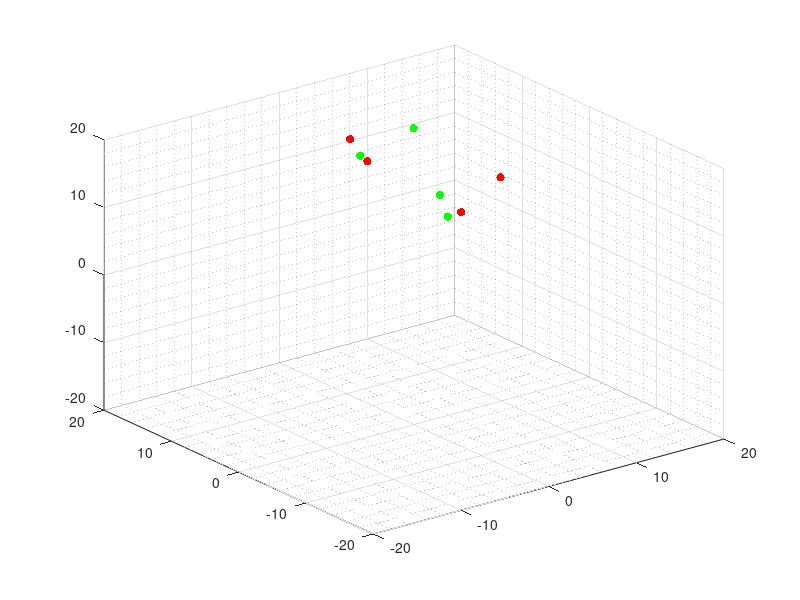

The MATLAB source for this figure: (Note: this script raises an error after producing the figure.)
% =========================================================================
% SIMULACIÓN DEL PROBLEMA DE FORMACIÓN EN 3D
% =========================================================================
% Autor: Kenneth Andree Aldana Corado
% Última modificación: 08/09/2022
% Basado en: "Simulación de control de formación sin modificaciones"
% de Andrea Maybell Peña Echeverría
% (MODELO 0)
% =========================================================================
% El siguiente script implementa la simulación de la ecuación 
% de consenso para el caso del consenso en una formación.
% =========================================================================

%% Inicialización del mundo
gridsize = 20;
initsize = 15;
N = 8;
dt = 0.01;
T = 20;

% Inicialización de la posición de los agentes
X = initsize*rand(3,N);
Xi = X;

% Inicialización de la velocidad de los agentes
V = zeros(3,N);

%% Grafico de posición inicial de los agentes
%  Se utiliza distinción de color por agentes
%    Rojo:    agente 1
%    Verde:   agente 2
%    Azul:    agente 3
%    Negro:   agente 4
color = [255 0 0;
         255 0 0;
         255 0 0;
         255 0 0;
         0 255 0;
         0 255 0;
         0 255 0;
         0 255 0];    
agents = scatter3(X(1,:),X(2,:),X(3,:),[],color,'filled');
grid minor;
xlim([-gridsize, gridsize]);
ylim([-gridsize, gridsize]);
zlim([-gridsize, gridsize]);

%% Selección matriz y parámetros del sistema
d = MatrizF(2);    % matriz de formación
r = 5;               % radio agentes
R = 20;              % rango sensor
VelMax = 10;         % velocidad máxima

%% Inicialización de simulación
t = 0;
ciclos = 1;
historico = zeros(100*T,N);
hX = zeros(100*T,N);
hY = zeros(100*T,N);
hZ = zeros(100*T,N);
cambio = 0;

while(t < T)
    for i = 1:N
        E = 0;
        for j = 1:N
            dist = X(:,i)- X(:,j); % vector xi - xj
            mdist = norm(dist);    % norma euclidiana vector xi - xj
            dij = d(i,j);        % distancia deseada entre agentes i y j
            
            % Peso añadido a la ecuación de consenso
            if(mdist == 0)
                w = 0;
            else
                w = (mdist - dij)/mdist;
            end
            % Tensión de aristas entre agentes
            E = E + w.*dist;
        end
       
        % Actualización de velocidad
        V(:,i) = -1*E;

    end

    % Al llegar muy cerca de la posición deseada realizar cambio de control
    if(norm(V) < 0.2)
        cambio = cambio + 1;
    end
    % Actualización de la posición de los agentes
    X = X + V*dt;
    
    % Almacenamiento de variables para graficar
    for a = 1:N
        hX(ciclos,a)= X(1,a);
        hY(ciclos,a)= X(2,a);
        hZ(ciclos,a)= X(3,a);
    end
    historico(ciclos,:) = (sum(V.^2,1)).^0.5;
    
    % Se actualiza la gráfica, se muestra el movimiento y se incrementa el
    % tiempo
    agents.XData = X(1,:);
    agents.YData = X(2,:);
    agents.ZData = X(3,:);
    pause(dt);
    t = t + dt;
    ciclos = ciclos + 1;
end

figure(1);
plot(0:dt:T-0.01,historico);
xlabel('Tiempo (segundos)');
ylabel('Velocidad (unidades/segundo)');
ylim([-1,inf])

% trayectorias
figure(2);
hold on;
plot3(hX,hY,hZ,'--');
xlabel('Posición en eje X (unidades)');
ylabel('Posición en eje Y (unidades)');
zlabel('Posición en eje Z (unidades)');
scatter3(Xi(1,:),Xi(2,:),Xi(3,:),[], 'k');
scatter3(X(1,:),X(2,:),X(3,:),[], 'k', 'filled');
hold off;
